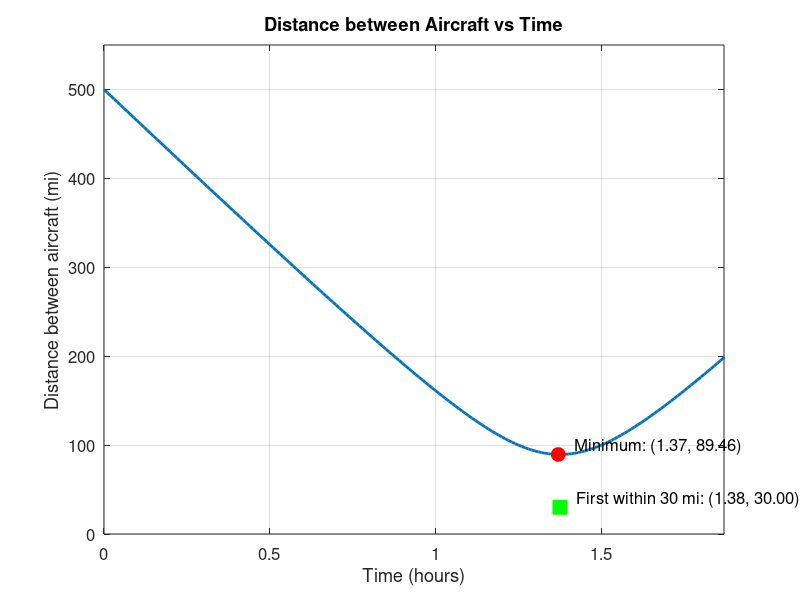

MATLAB code to generate this figure:
% Define constants
v_A = 320; % speed of aircraft A in mi/hr
v_B = 160; % speed of aircraft B in mi/hr
x0 = 400; % initial x-distance between aircraft in mi
y0 = 300; % initial y-distance between aircraft in mi

% Define time range (in hours)
t = 0:0.01:2;

% Calculate distance as a function of time
D = sqrt((x0 - v_A*t).^2 + (y0 - v_B*t).^2);

% Find minimum distance and time of minimum
[min_D, min_index] = min(D);
t_min = t(min_index);

% Plot D versus time
figure('Position', [100, 100, 800, 600])
plot(t, D, 'LineWidth', 2)
hold on
plot(t_min, min_D, 'ro', 'MarkerSize', 10, 'MarkerFaceColor', 'r')
xlabel('Time (hours)', 'FontSize', 14)
ylabel('Distance between aircraft (mi)', 'FontSize', 14)
title('Distance between Aircraft vs Time', 'FontSize', 16)
grid on
axis([0 t_min+0.5 0 max(D)+50])

% Add annotation for minimum point
text(t_min+0.05, min_D, sprintf('Minimum: (%.2f, %.2f)', t_min, min_D), ...
    'FontSize', 12, 'VerticalAlignment', 'bottom')

% Enhance plot appearance
set(gca, 'FontSize', 12)
box on

% Find time when aircraft are first within 30 mi of each other
coeff = [v_A^2 + v_B^2, -2*(v_A*x0 + v_B*y0), x0^2 + y0^2 - 30^2];
t_30 = min(roots(coeff));

% Add this information to the plot
plot(t_30, sqrt((x0 - v_A*t_30)^2 + (y0 - v_B*t_30)^2), 'gs', 'MarkerSize', 10, 'MarkerFaceColor', 'g')
text(t_30+0.05, sqrt((x0 - v_A*t_30)^2 + (y0 - v_B*t_30)^2), ...
    sprintf('First within 30 mi: (%.2f, %.2f)', t_30, 30), ...
    'FontSize', 12, 'VerticalAlignment', 'bottom')

% Display results
fprintf('Minimum distance: %.2f mi at t = %.2f hours\n', min_D, t_min)
fprintf('Aircraft are first within 30 mi of each other at t = %.2f hours\n', t_30)

% Save the figure as a high-quality image
print('-dpng', '-r300', 'aircraft_distance_plot.png')
